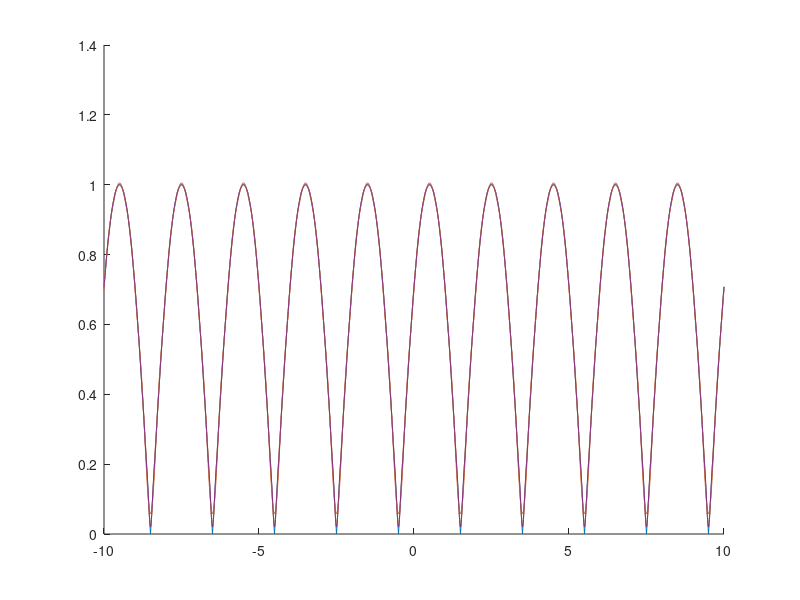
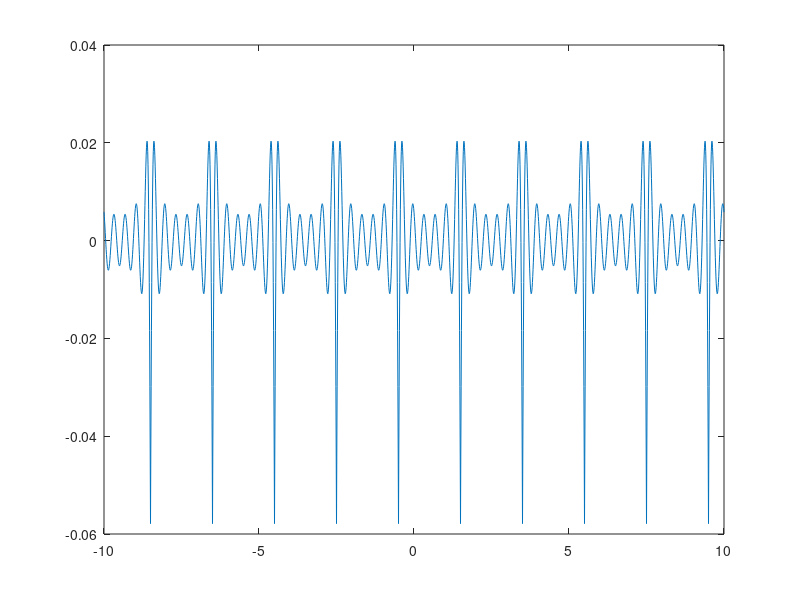
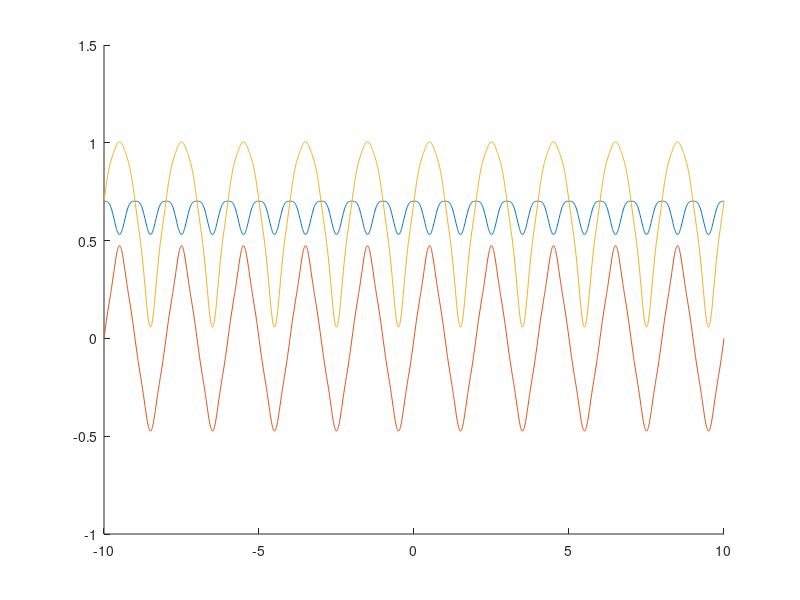
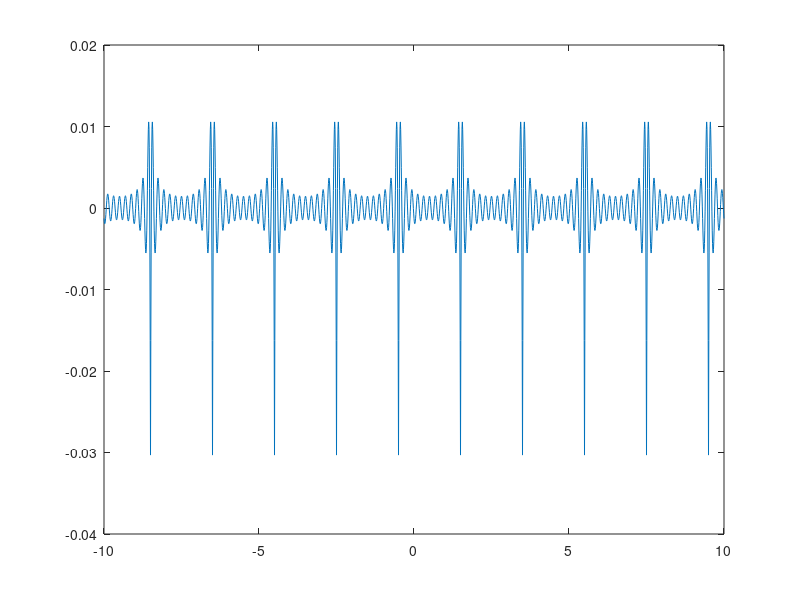

These charts were generated, in order, by the following MATLAB code:
clear all
close all

dt = 0.01;
t = -10:dt:10;
T = 2;

x = abs(cos(2*pi/4*(t-1/2)));

figure(1)
hold on;
plot (t, x);

for nArm = 10:10:30
    
    Xpos = zeros(1, nArm/2);
    Xneg = zeros(1, nArm/2);
    X0 = 2/pi;
    x2 = zeros(1, length(t));
    
    xeven = zeros(1, length(t));
    xodd = zeros(1, length(t));
    
    x2(1:length(t)) = X0;
    xeven(1:length(t)) = X0;
    
    for k = 1:1:nArm/2
       
        Xpos(k) = ((2 * (-1)^(k+1))/(pi*(4*k*k-1)))*exp(-1i*pi*k/2);
        
        kn = -k;
        
        Xneg(k) = ((2 * (-1)^(kn+1))/(pi*(4*kn*kn-1)))*exp(-1i*pi*kn/2);
        
        x2 = x2 + Xpos(k) * exp(1i*2*pi*k/T.*t) + Xneg(k) * exp(1i*2*pi*kn/T.*t);
        
        if (mod(k,2) == 0)
            xeven = xeven + Xpos(k) * exp(1i*2*pi*k/T.*t) + Xneg(k) * exp(1i*2*pi*kn/T.*t);
        else
            xodd = xodd + Xpos(k) * exp(1i*2*pi*k/T.*t) + Xneg(k) * exp(1i*2*pi*kn/T.*t);
        end
        
    end

    figure(1);
    plot(t, x2);
    
    figure
    plot (t, x - x2);
    
    figure
    hold on
    plot (t, xeven);
    plot (t, xodd);
    plot (t, xeven + xodd);
    
end